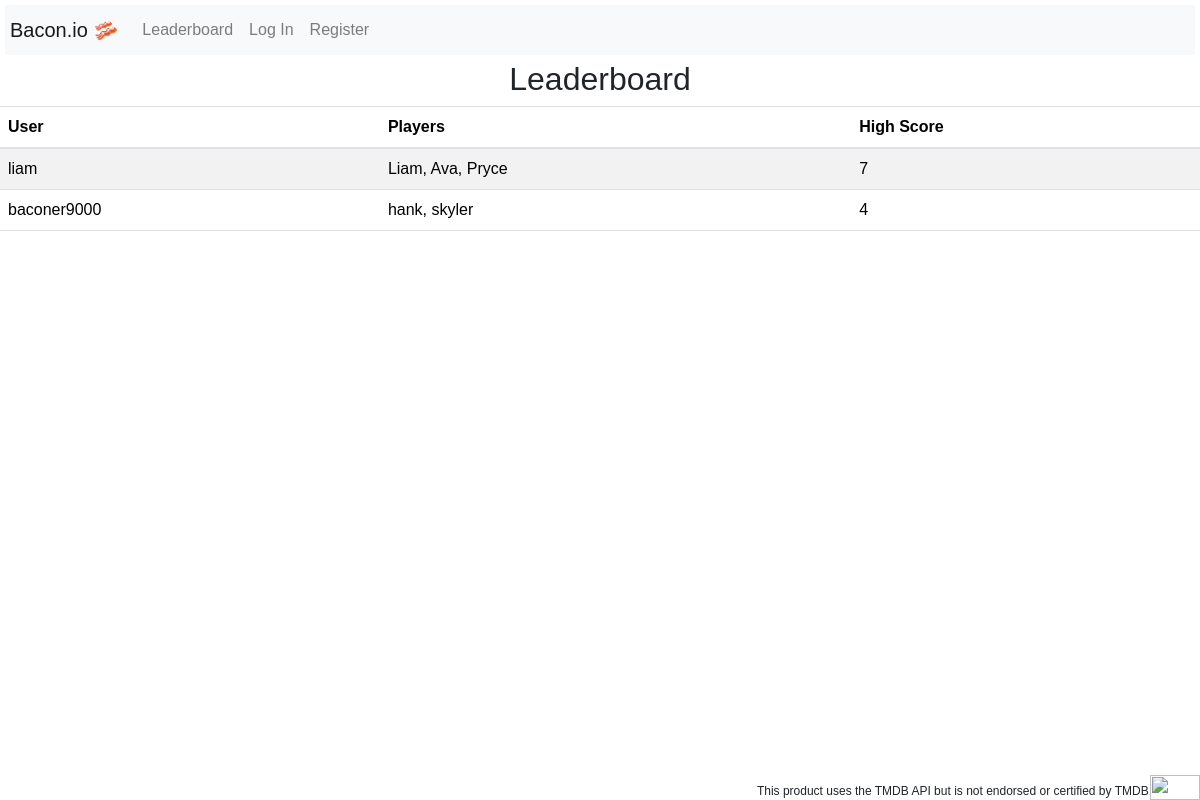
The app's page /leaderboard with its own data.
### bacon/models.py (models this page shows, shortened)
class Score(models.Model):
    user = models.ForeignKey(User, on_delete=models.CASCADE)
    score = models.IntegerField()
    players = models.TextField()

class User(AbstractUser):
    pass

### bacon/views.py (the view)
# urls.py: path("leaderboard", views.leaderboard, name="leaderboard")
def leaderboard(request):
    return render(request, "bacon/leaderboard.html", {
        'scores': Score.objects.all()
    })

### bacon/templates/bacon/leaderboard.html
{% extends "bacon/layout.html" %}
{% load static %}
{% block body %}
<h2 id="leaderboard">Leaderboard</h2>
<table class="table table-striped">
    <thead>
      <tr>
        <th scope="col">User</th>
        <th scope="col">Players</th>
        <th scope="col">High Score</th>
      </tr>
    </thead>
    <tbody>
      {% for score in scores %}
        <tr>
            <td>{{score.user}}</td>
            <td>{{score.players}}</td>
            <td>{{score.score}}</td>
        </tr>
      {% endfor %}
    </tbody>
  </table>
{% endblock %}

### bacon/static/bacon/styles.css (style rules this page uses)
#leaderboard { text-align: center; }

### records on screen
Score: user "liam", players "Liam, Ava, Pryce", score "7"
Score: user "baconer9000", players "hank, skyler", score "4"
